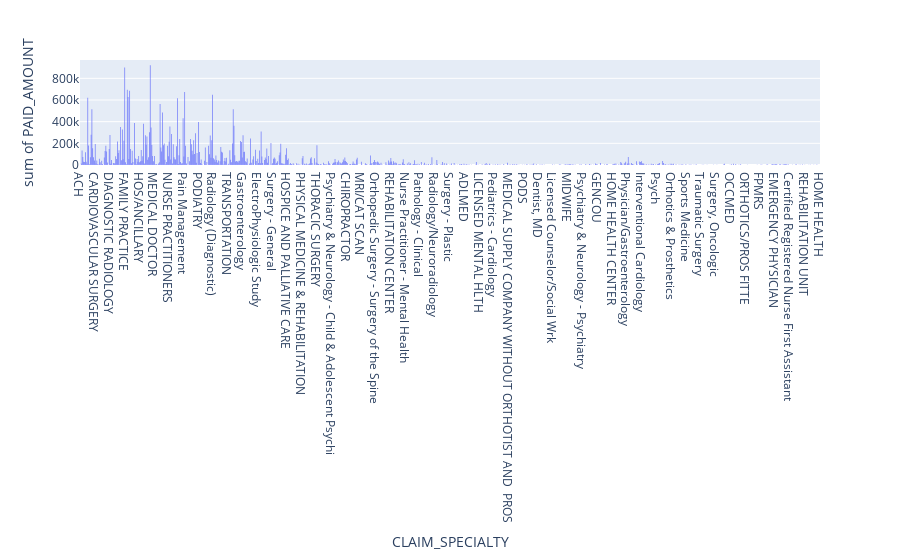

The code cell stored with this chart in its notebook:
### Code cell
fig = px.histogram(df, x="CLAIM_SPECIALTY", y="PAID_AMOUNT")
fig.show()

### Figure 1 — Plotly figure (JSON) as saved in the notebook; plotly's stock layout.template omitted (floating-point values rounded to 4 significant figures; data arrays with more than 128 entries replaced by an {"elided": "..."} marker saying what was removed)
{"data": [{"alignmentgroup": "True", "bingroup": "x", "histfunc": "sum", "hovertemplate": "CLAIM_SPECIALTY=%{x}<br>sum of PAID_AMOUNT=%{y}<extra></extra>", "legendgroup": "", "marker": {"color": "#636efa", "pattern": {"shape": ""}}, "name": "", "offsetgroup": "", "orientation": "v", "showlegend": false, "type": "histogram", "x": {"elided": "46616 str values"}, "xaxis": "x", "y": {"elided": "46616 int values"}, "yaxis": "y"}], "layout": {"barmode": "relative", "legend": {"tracegroupgap": 0}, "margin": {"t": 60}, "xaxis": {"anchor": "y", "domain": [0, 1], "title": {"text": "CLAIM_SPECIALTY"}}, "yaxis": {"anchor": "x", "domain": [0, 1], "title": {"text": "sum of PAID_AMOUNT"}}}}
